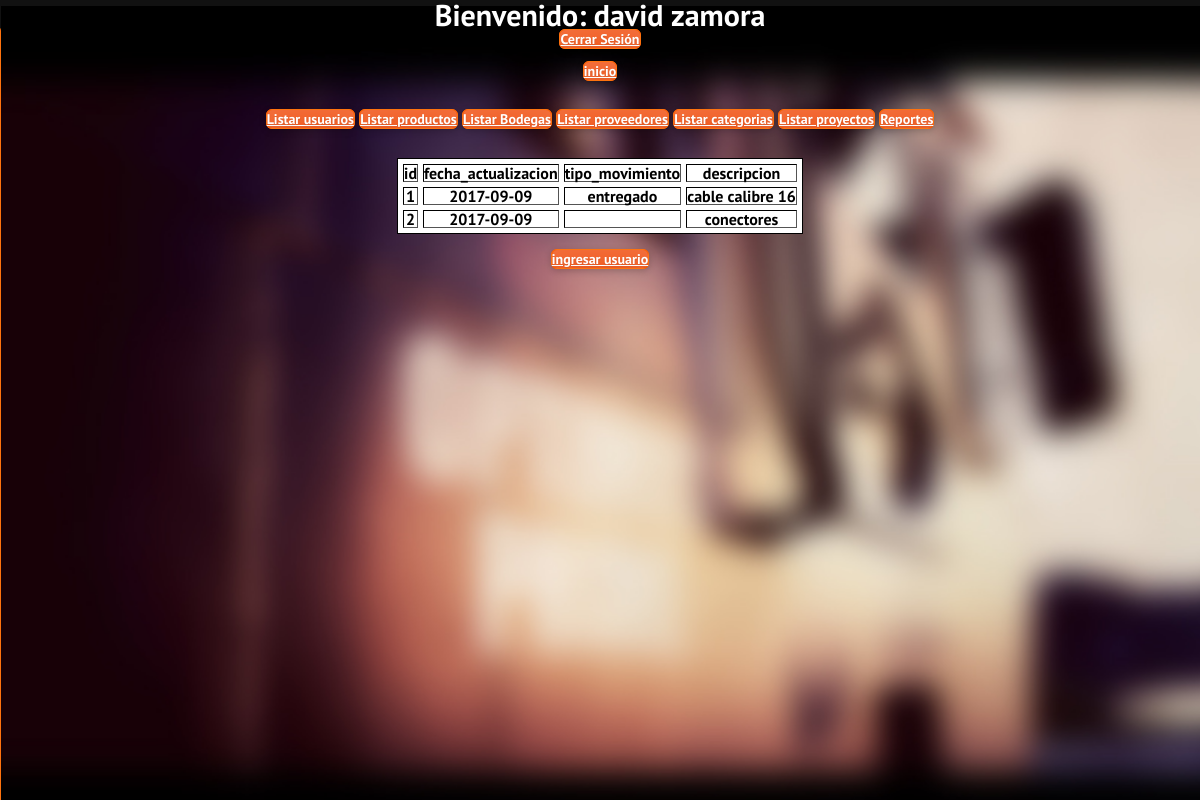
The page /listarMovimientos.php?idSolicitud=1 (signed in) on the database its author committed.
### tables this page shows
CREATE TABLE `movimiento_solicitud` (
  `id` int(11) NOT NULL AUTO_INCREMENT,
  `fecha_actualizacion` date NOT NULL,
  `tipo_movimiento` enum('entregado','devolucion') NOT NULL,
  `descripcion` varchar(100) NOT NULL,
  `solicitud_id` int(11) NOT NULL,
  PRIMARY KEY (`id`),
  KEY `fk_movimiento_solicitud_solicitud1_idx` (`solicitud_id`),
  CONSTRAINT `fk_movimiento_solicitud_solicitud1` FOREIGN KEY (`solicitud_id`) REFERENCES `solicitud` (`id`) ON DELETE NO ACTION ON UPDATE NO ACTION
);

### DAO/MovimientoSolicitudDAO.php (called while the page is built, shortened)
<?php
	class MovimientoSolicitudDAO
	{
		function listarMovimientos($id){
			$con = conexion::getConexion();
			$query = $con->prepare("SELECT * FROM movimiento_solicitud WHERE solicitud_id = :id");
			$query->bindParam(":id", $id, PDO::PARAM_INT);
			$query->execute();
			$filas = $query->fetchAll(PDO::FETCH_OBJ);
			return $filas;
		}
	}
 ?>

### listarMovimientos.php (the view, shortened to what this page needs)
<?php
	require('DAO/MovimientoSolicitudDAO.php');
	if(isset($_SESSION['rol']) || $_SESSION['rol'] === 1){
		$movimientoSolicitudDAO = new MovimientoSolicitudDAO();
		$id = $_GET['idSolicitud'];
		$filas = $movimientoSolicitudDAO->listarMovimientos($id);
 ?>
 <!DOCTYPE html>
 <html>
	 <head>
	 	<?php include("template/template.php"); ?>
	 </head>
	 <body>
	 	<table border="1" cellspacing="5" >
	 		<thead>
	 				<th>id</th>
	 				<th>fecha_actualizacion</th>
	 				<th>tipo_movimiento</th>
	 				<th>descripcion</th>
	 		</thead>
	 		<tbody>
	 			<?php foreach ($filas as $fila): ?>
	 				<tr>
	 					<th><?php echo $fila->id; ?></th>
	 					<th><?php echo $fila->fecha_actualizacion; ?></th>
	 					<th><?php echo $fila->tipo_movimiento; ?></th>
	 					<th><?php echo $fila->descripcion; ?></th>
	 				</tr>
	 			<?php endforeach ?>
	 		</tbody>
	 	</table>
	 	<br>
	 	<a class="button" href="crearProyecto.php">ingresar usuario</a>
	 </body>
 </html>
<?php
		}
?>

### assets/css/supersized.css (style rules this page uses)
* { margin:0; padding:0; }
body { background:#111; height:100%; }

### assets/css/style.css (style rules this page uses)
body { background: #f8f8f8; font-family: 'PT Sans', Helvetica, Arial, sans-serif; text-align: center; color: #fff; }
button, a { cursor: pointer; width: 300px; height: 44px; margin-top: 25px; padding: 0; background: #ef4300; -moz-border-radius: 6px; -webkit-border-radius: 6px; border-radius: 6px; border: 1px solid #ff730e; -moz-box-shadow: 0 15px 30px 0 rgba(255,255,255,.25) inset, 0 2px 7px 0 rgba(0,0,0,.2); -webkit-box-shadow: 0 15px 30px 0 rgba(255,255,255,.25) inset, 0 2px 7px 0 rgba(0,0,0,.2); box-shadow: 0 15px 30px 0 rgba(255,255,255,.25) inset, 0 2px 7px 0 rgba(0,0,0,.2); font-family: 'PT Sans', Helvetica, Arial, sans-serif; font-size: 14px; font-weight: 700; color: #fff; text-shadow: 0 1px 2px rgba(0,0,0,.1); -o-transition: all .2s; -moz-transition: all .2s; -webkit-transition: all .2s; -ms-transition: all .2s; }

### rows shown on the page
movimiento_solicitud: id "1", fecha_actualizacion "2017-09-09", tipo_movimiento "entregado", descripcion "cable calibre 16"
movimiento_solicitud: id "2", fecha_actualizacion "2017-09-09", descripcion "conectores"
